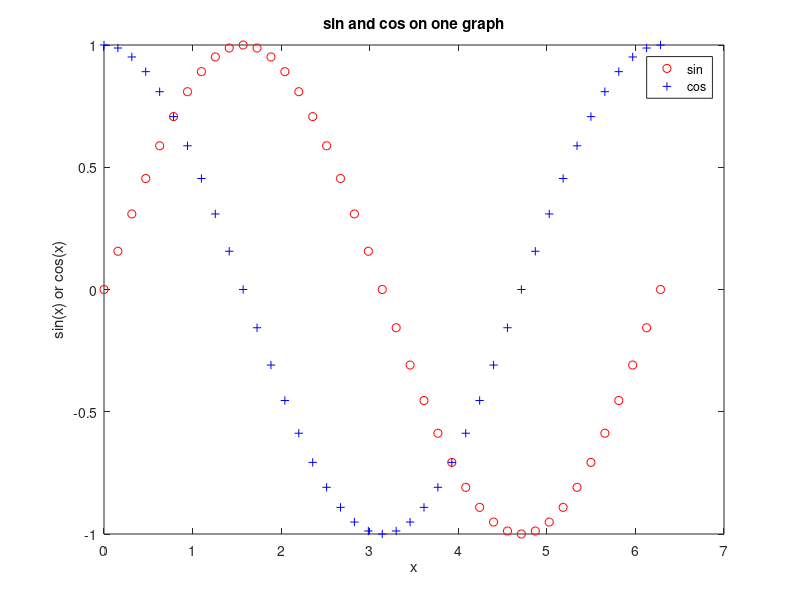

The MATLAB source for this figure:
clf
x = 0:2*pi/40:2*pi;
y = sin(x);
plot(x, y, 'ro')
hold on

y = cos(x);
plot(x, y, 'b+')

legend('sin', 'cos')
xlabel('x')
ylabel('sin(x) or cos(x)')
title('sin and cos on one graph')